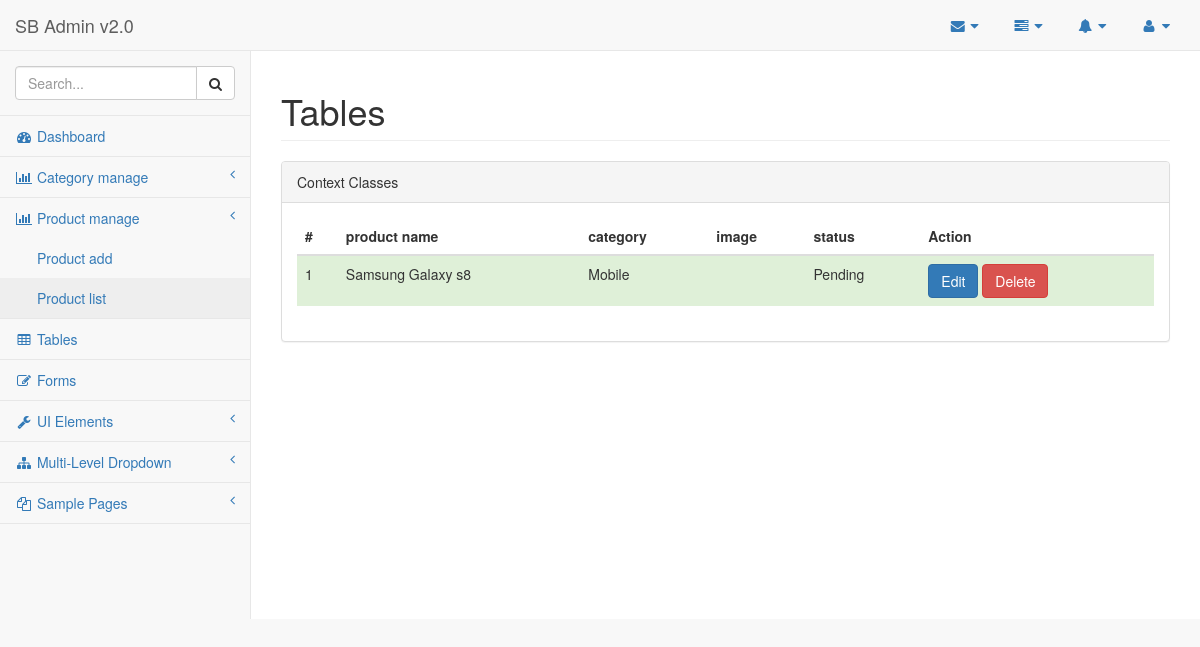
Page /backend/pages/product_list.php on the earlier database version.
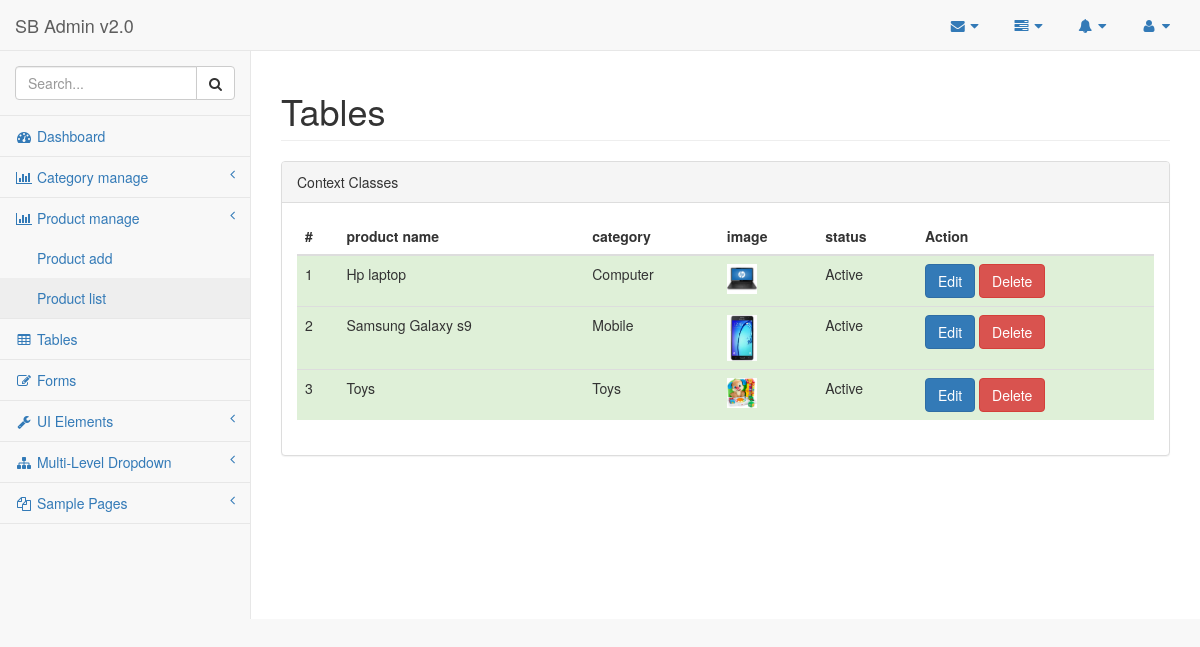
Same page on the later database version.
### tables this page shows
CREATE TABLE `products` (
  `product_id` int(11) NOT NULL,
  `product_name` varchar(50) NOT NULL,
  `product_price` decimal(10,2) NOT NULL,
  `product_image` varchar(250) NOT NULL,
  `product_details` varchar(500) NOT NULL,
  `product_category` int(11) NOT NULL,
  `product_stock_in` int(11) NOT NULL,
  `product_status` tinyint(1) NOT NULL,
  `created_at` timestamp NOT NULL DEFAULT CURRENT_TIMESTAMP,
  `updated_at` timestamp NOT NULL DEFAULT CURRENT_TIMESTAMP
);

CREATE TABLE `categories` (
  `catid` int(11) NOT NULL,
  `category_name` varchar(50) NOT NULL
);

### backend/pages/product_list.php (the view, shortened to what this page needs)
<?php
require('connect.php');
 ?>
<!DOCTYPE html>
<html lang="en">
<head>
    <link href="../vendor/bootstrap/css/bootstrap.min.css" rel="stylesheet">
    <link href="../vendor/metisMenu/metisMenu.min.css" rel="stylesheet">
    <link href="../vendor/datatables-plugins/dataTables.bootstrap.css" rel="stylesheet">
    <link href="../vendor/datatables-responsive/dataTables.responsive.css" rel="stylesheet">
    <link href="../dist/css/sb-admin-2.css" rel="stylesheet">
    <link href="../vendor/font-awesome/css/font-awesome.min.css" rel="stylesheet" type="text/css">
</head>
<body>
    <div id="wrapper">
        <?php include('navbar.php'); ?>
        <div id="page-wrapper">
            <div class="row">
                <div class="col-lg-12">
                    <h1 class="page-header">Tables</h1>
                </div>
            </div>
            <div class="row">
                <div class="col-lg-12">
                    <div class="panel panel-default">
                        <div class="panel-heading">
                            Context Classes
                        </div>
                        <div class="panel-body">
                            <div class="table-responsive" id="category_all">
                                <?php
                                $sql = "SELECT products.*, categories.category_name FROM `products` INNER JOIN categories ON products.product_category = categories.catid ORDER BY products.product_name";
                                $res = mysqli_query($con, $sql);
                                $nums = mysqli_num_rows($res);
                                if($nums >0)
                                {
                                    ?>
                                    <table class="table">
                                    <thead>
                                        <tr>
                                            <th>#</th>
                                            <th>product name</th>
                                            <th>category</th>
                                            <th>image</th>
                                            <th>status</th>
                                            <th>Action</th>
                                        </tr>
                                    </thead>
                                    <tbody>
                                        <?php
                                        $i = 1;
                                        while ($row = mysqli_fetch_assoc($res)) {
                                            ?>
                                             <tr class="success">
                                                <td><?php echo $i; ?></td>
                                                <td><?php echo $row['product_name']; ?></td>
                                                <td><?php echo $row['category_name']; ?></td>
                                                <td>
                                                    <img class="pro_img" src="../../<?php echo $row['product_image']; ?>" alt="">
                                                </td>
                                                <td>
                                                    <?php
                                                if($row['product_status'] ==1)
                                                {
                                                    ?>
                                                    Active
                                                    <?php
                                                }
                                                else
                                                {
                                                    ?>
                                                    Pending
                                                    <?php
                                                }
                                                 ?>
                                                </td>
                                                <td>
                                                    <a class="btn btn-primary" href="product_edit.php?pid=<?php echo $row['product_id']; ?>">Edit</a>
                                                    <a class="btn btn-danger" onclick="confirm_product_delete(<?php echo $row['product_id']; ?>)">Delete</a>
                                                </td>
                                            </tr>
                                            <?php
                                            $i++;
                                        }
                                        ?>
                                    </tbody>
                                </table>
                                    <?php
                                }
                                else
                                {
                                    echo "No record found";
                                }
                                ?>
                            </div>
                        </div>
                    </div>
                </div>
            </div>
        </div>
    </div>
</body>
</html>

### backend/pages/navbar.php (shortened to what this page needs)
<nav class="navbar navbar-default navbar-static-top" role="navigation" style="margin-bottom: 0">
            <div class="navbar-header">
                <a class="navbar-brand" href="index.html">SB Admin v2.0</a>
            </div>
            <ul class="nav navbar-top-links navbar-right">
                <li class="dropdown">
                    <a class="dropdown-toggle" data-toggle="dropdown" href="#">
                        <i class="fa fa-envelope fa-fw"></i> <i class="fa fa-caret-down"></i>
                    </a>
                </li>
                <li class="dropdown">
                    <a class="dropdown-toggle" data-toggle="dropdown" href="#">
                        <i class="fa fa-tasks fa-fw"></i> <i class="fa fa-caret-down"></i>
                    </a>
                </li>
                <li class="dropdown">
                    <a class="dropdown-toggle" data-toggle="dropdown" href="#">
                        <i class="fa fa-bell fa-fw"></i> <i class="fa fa-caret-down"></i>
                    </a>
                </li>
                <li class="dropdown">
                    <a class="dropdown-toggle" data-toggle="dropdown" href="#">
                        <i class="fa fa-user fa-fw"></i> <i class="fa fa-caret-down"></i>
                    </a>
                </li>
            </ul>
            <div class="navbar-default sidebar" role="navigation">
                <div class="sidebar-nav navbar-collapse">
                    <ul class="nav" id="side-menu">
                        <li class="sidebar-search">
                            <div class="input-group custom-search-form">
                                <input type="text" class="form-control" placeholder="Search...">
                                <span class="input-group-btn">
                                <button class="btn btn-default" type="button">
                                    <i class="fa fa-search"></i>
                                </button>
                            </span>
                            </div>
                        </li>
                        <li>
                            <a href="index.html"><i class="fa fa-dashboard fa-fw"></i> Dashboard</a>
                        </li>
                        <li>
                            <a href="#"><i class="fa fa-bar-chart-o fa-fw"></i> Category manage<span class="fa arrow"></span></a>
                        </li>
                        <li>
                            <a href="#"><i class="fa fa-bar-chart-o fa-fw"></i> Product manage<span class="fa arrow"></span></a>
                            <ul class="nav nav-second-level">
                                <li>
                                    <a href="product_add.php">Product add</a>
                                </li>
                                <li>
                                    <a href="product_list.php">Product list</a>
                                </li>
                            </ul>
                        </li>
                        <li>
                            <a href="tables.html"><i class="fa fa-table fa-fw"></i> Tables</a>
                        </li>
                        <li>
                            <a href="forms.html"><i class="fa fa-edit fa-fw"></i> Forms</a>
                        </li>
                        <li>
                            <a href="#"><i class="fa fa-wrench fa-fw"></i> UI Elements<span class="fa arrow"></span></a>
                        </li>
                        <li>
                            <a href="#"><i class="fa fa-sitemap fa-fw"></i> Multi-Level Dropdown<span class="fa arrow"></span></a>
                        </li>
                        <li>
                            <a href="#"><i class="fa fa-files-o fa-fw"></i> Sample Pages<span class="fa arrow"></span></a>
                        </li>
                    </ul>
                </div>
            </div>
        </nav>

### backend/pages/product_list.php (style rules this page uses)
.pro_img { width: 30px; max-width: 30px; height: auto; }

Differences in the rows shown:
removed products: product_name "Samsung Galaxy s8", categories.category_name "Mobile", product_status "Pending"
added products: product_name "Hp laptop", categories.category_name "Computer", product_image (picture), product_status "Active"
added products: product_name "Samsung Galaxy s9", categories.category_name "Mobile", product_image (picture), product_status "Active"
added products: product_name "Toys", categories.category_name "Toys", product_image (picture), product_status "Active"
